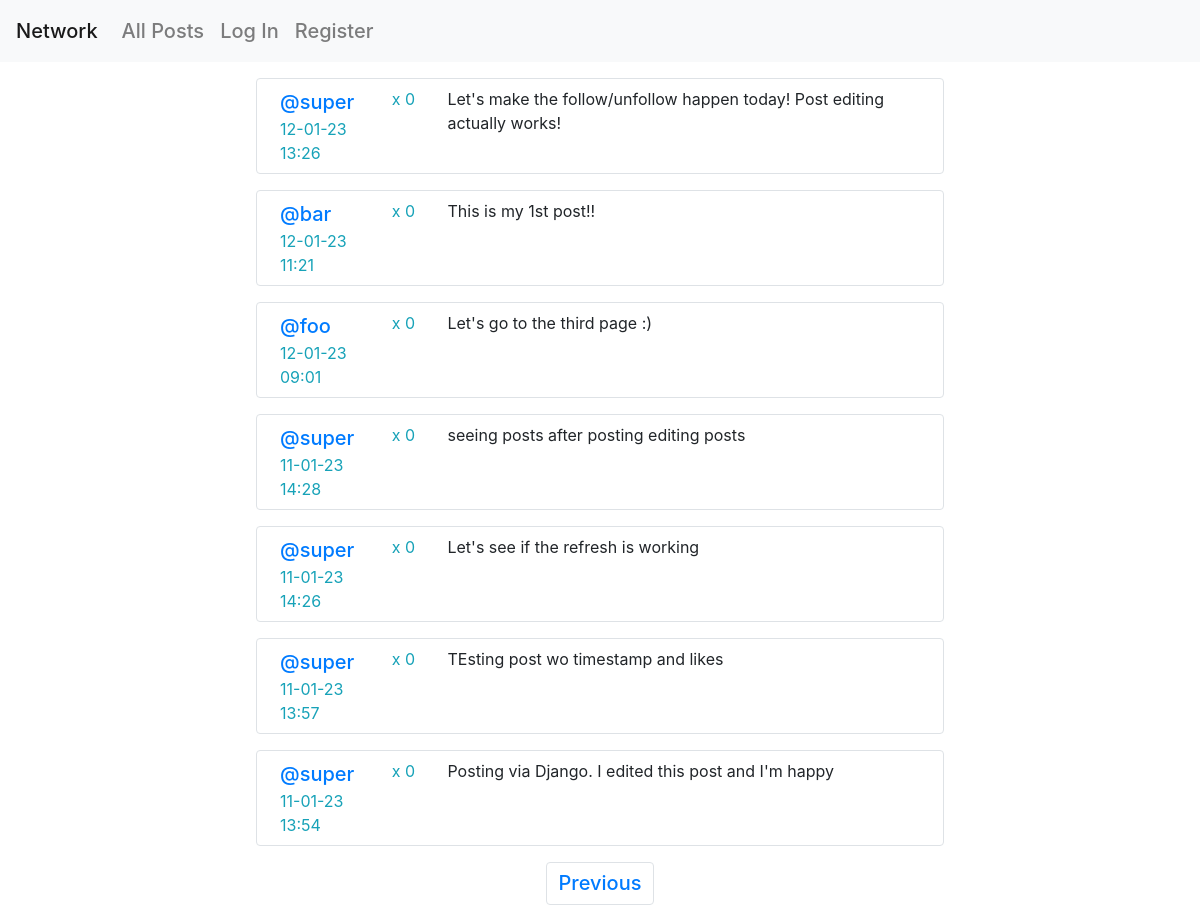
/?p_number=2, run on the app's committed database.
### network/models.py (models this page shows, shortened)
class Post(models.Model):
    owner = models.ForeignKey(User, on_delete=models.CASCADE)
    content = models.TextField(max_length=500, validators=[MinLengthValidator(1)])
    creation = models.DateTimeField(auto_now_add=True)
    likes = models.IntegerField(default=0)

class User(AbstractUser):
    pass
    def __str__(self):
        return self.username

### network/views.py (the view)
# urls.py: path("", views.index, name="index"),
def index(request):
    p = Paginator(Post.objects.all().order_by("creation").reverse(), 10)
    p_number = request.GET.get("p_number")
    p_posts = p.get_page(p_number)
    try:
        p_likes = Post.objects.filter(pk__in=Like.objects.filter(user=request.user).values_list('post'))
    except:
        ObjectDoesNotExist
        p_likes = []
    return render(request, "network/index.html", {'p_posts': p_posts, 'p_likes': p_likes})

### network/templates/network/index.html (shortened to what this page needs)
{% extends "network/layout.html" %}
{% load static %}
{% block body %}
    <div id="posts">
        {% for post in p_posts %}
            <div class="row border border-2 rounded p-2 m-3">
                <div class="col-2"><a href="{% url 'user' id=post.owner.id %}" class="text-decoration-none">@{{ post.owner }}</a>
                    <div class="text-info">{{ post.creation|date:"d-m-y H:i" }}</div>
                </div>
                <div class="col-1">
                    <div class="text-info" id="likes{{ post.id }}">x {{ post.likes }}</div>
                </div>
                <div class="col contentpost">
                    <div id="post{{ post.id }}">{{ post.content }}</div>
                </div>
            </div>
        {% endfor %}
    </div>
    <nav aria-label="Page navigation example">
        <ul class="pagination justify-content-center">
            {% if p_posts.has_previous %}
                <li class="page-item"><a class="page-link" href="?p_number={{ p_posts.previous_page_number }}">Previous</a></li>
            {% endif %}
        </ul>
    </nav>
{% endblock %}

### network/static/network/styles.css (style rules this page uses)
#posts { max-width: 60%; margin: auto; }
a { font-size: large; font-weight: 500; font-size: 20px; }

### data on the page
Post: owner "super", creation "12-01-23 13:26", likes "0", content "Let's make the follow/unfollow happen today! Post editing actually works!"
Post: owner "bar", creation "12-01-23 11:21", likes "0", content "This is my 1st post!!"
Post: owner "foo", creation "12-01-23 09:01", likes "0", content "Let's go to the third page :)"
Post: owner "super", creation "11-01-23 14:28", likes "0", content "seeing posts after posting editing posts"
Post: owner "super", creation "11-01-23 14:26", likes "0", content "Let's see if the refresh is working"
Post: owner "super", creation "11-01-23 13:57", likes "0", content "TEsting post wo timestamp and likes"
Post: owner "super", creation "11-01-23 13:54", likes "0", content "Posting via Django. I edited this post and I'm happy"
